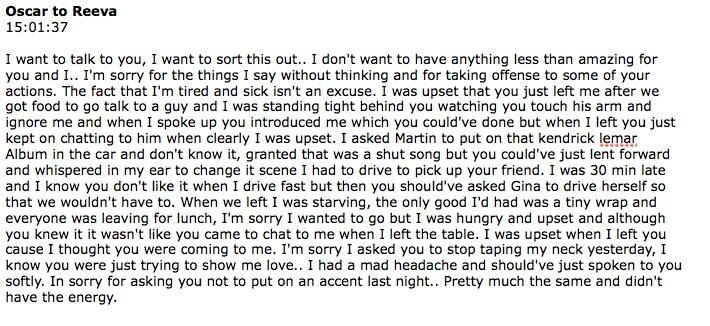
#> input picture lines detection/images collection/110.jpg, 710 x 326 px, found by its file name
$ python MSER.py
#> lines starting #> are read from the running program, lines starting #| are printed output that depends on the picture; after the words box and inside, x2 and y2 are one past the last pixel; in counts of white or black regions, pixels touching at a corner belong together

import cv2

def grouper(iterable, interval=2):
   print(interval)
   prev = None
   group = []
   for item in iterable:
       if not prev or abs(item[1] - prev[1]) <= interval:
           group.append(item)
       else:
           yield group
           group = [item]
       prev = item
   if group:
       yield group


img = cv2.imread('collection/110.jpg')
#> img is the input picture: shape (326, 710, 3); mean B, G, R 221.7, 222.2, 221.9
mser = cv2.MSER_create()


# img = cv2.resize(img, (img.shape[1]*2, img.shape[0]*2))
cv2.imshow('a', img)
cv2.waitKey(0)
gray = cv2.cvtColor(img, cv2.COLOR_BGR2GRAY)
ret, gray = cv2.threshold(gray, 127, 255, cv2.THRESH_BINARY_INV)
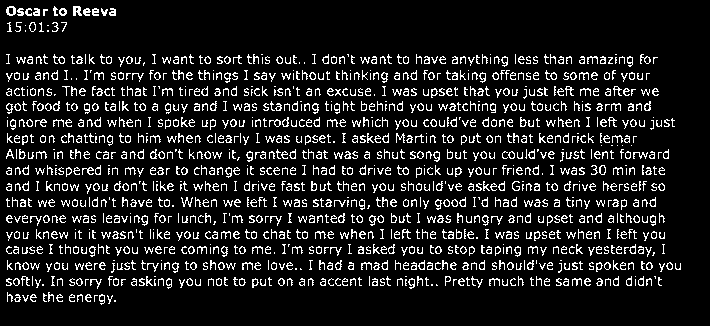
#> gray: shape (326, 710); 11.5% white in thin lines or dots, all inside (x1, y1, x2, y2) = (6, 6, 681, 305)
cv2.imshow('b', gray)
cv2.waitKey(0)
# [5 lines of commented-out code are left out]

coordinates, bboxes = mser.detectRegions(gray)
#> bboxes = [[73, 6, 9, 10], [6, 6, 10, 10]]
# coordinates holds the resulting list of points sets , bboxes holds the resulting bounding boxes
# for bbox in bboxes:
#    x, y, w, h = bbox
#    cv2.rectangle(img, (x, y), (x + w, y + h), (0, 255, 0), 2) # draw the rectangle borders
#
# cv2.imshow('c', img)
# cv2.waitKey(0)
##
###

bboxes_list = list()
heights = list()
for bbox in bboxes:
   x, y, w, h = bbox
   bboxes_list.append([x, y, x + w, y + h])  # Create list of bounding boxes, with each bbox containing the left-top and right-bottom coordinates
   heights.append(h)
#> this loop made 2 passes
#> after the loop, bboxes_list = [[73, 6, 82, 16], [6, 6, 16, 16]]; heights = [10, 10]
heights = sorted(heights)  # Sort heights
median_height = heights[len(heights) // 4] // 4# Find half of the median height
#> median_height = 2

###
###
cv2.imshow('d', img)
cv2.waitKey(0)

bboxes_list = sorted(bboxes_list, key=lambda k: k[1])  # Sort the bounding boxes based on y1 coordinate ( y of the left-top coordinate )
combined_bboxes = grouper(bboxes_list, median_height)  # Group the bounding boxes
for group in combined_bboxes:
   x_min = min(group, key=lambda k: k[0])[0]  # Find min of x1
   x_max = max(group, key=lambda k: k[2])[2]  # Find max of x2
   y_min = min(group, key=lambda k: k[1])[1]  # Find min of y1
   y_max = max(group, key=lambda k: k[3])[3]  # Find max of y2
   cv2.rectangle(img, (x_min, y_min), (x_max, y_max), (0, 0, 255), 2)

   roi = img[y_min:y_max,x_min:x_max]
   # cv2.imwrite("alo/"+str(y_min)+"-"+str(y_max)+".png", roi)
   cv2.imshow("ff",roi)
   cv2.waitKey(0)
#> this loop made 1 pass
#> (group, x_min, x_max, y_min, y_max) on pass 1: ([[73, 6, 82, 16], [6, 6, 16, 16]], 6, 82, 6, 16)
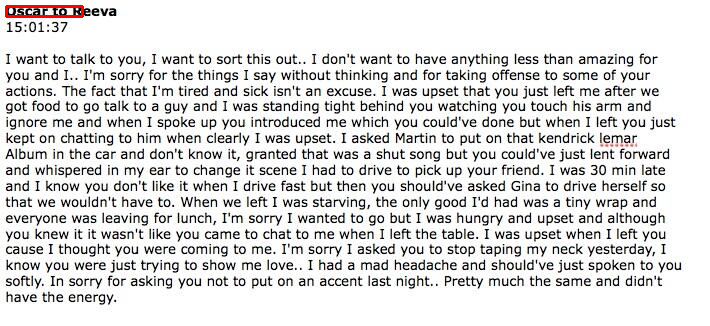
#> img: shape (326, 710, 3); 0.22% of pixels changed, all inside (x1, y1, x2, y2) = (5, 5, 84, 18)

cv2.imshow('f', img)
cv2.waitKey(0)

cv2.imwrite("lines.png", img)


# https://stackoverflow.com/questions/48615935/merging-regions-in-mser-for-identifying-text-lines-in-ocr

$ run again, with lines detection/images collection/01.jpg copied over lines detection/images collection/110.jpg
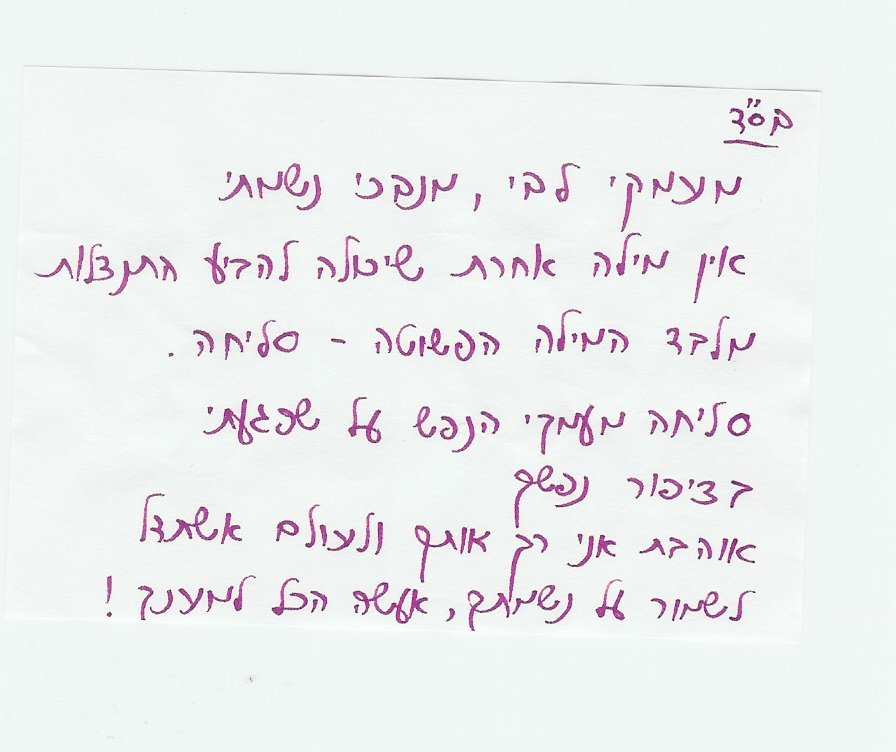
#> input picture lines detection/images collection/01.jpg, 896 x 752 px, found by its file name
#> img is the input picture: shape (752, 896, 3); mean B, G, R 239.7, 238.7, 237.6
#> `ret, gray = cv2.threshold(gray, 127, 255, cv2.THRESH_BINARY_INV)`:
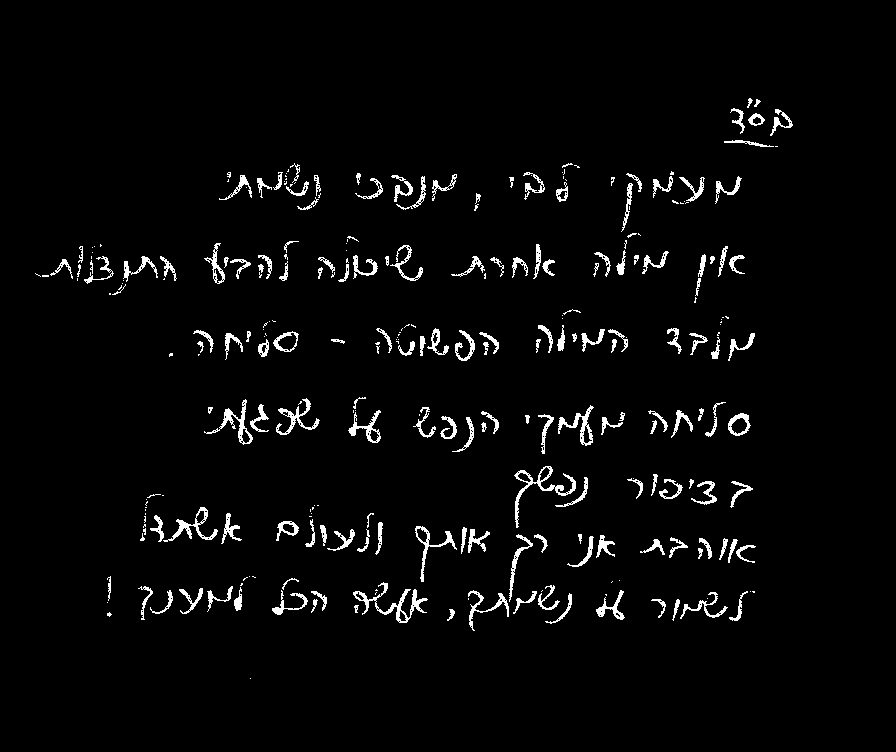
#> gray: shape (752, 896); 3.1% white; 287 white regions (118 under 20 px), largest, box (x1, y1, x2, y2) and area: (353, 582, 428, 623) 651, (514, 466, 576, 528) 585, (204, 399, 253, 445) 419
#> coordinates = 130 items; bboxes = 130 rows, first 6: [196, 511, 8, 12], [540, 467, 10, 14], [518, 473, 13, 9], [731, 418, 16, 16], [583, 426, 9, 17], [417, 528, 10, 14]
#> the loop `for bbox in bboxes:` made 130 passes
#> after the loop `for bbox in bboxes:`: bboxes_list = 130 items, first 6: [196, 511, 204, 523], [540, 467, 550, 481], [518, 473, 531, 482], [731, 418, 747, 434], [583, 426, 592, 443], [417, 528, 427, 542]; heights = 130 values, max 68 at index 69, min 7 at index 20, mean 23.62
#> `heights = sorted(heights)`: heights = 130 values from 7 to 68
#> median_height = 4
#> `bboxes_list = sorted(bboxes_list, key=lambda k: k[1])`: bboxes_list = 130 items, first 6: [731, 108, 745, 134], [770, 112, 793, 136], [748, 113, 765, 126], [724, 140, 774, 147], [274, 172, 283, 190], [236, 175, 252, 198]
#> the loop `for group in combined_bboxes:` made 16 passes
#> (x_min, x_max, y_min, y_max) on passes 1, 3, 4, 6, 8, 9, 11, 12: (731, 793, 108, 136), (236, 742, 172, 231), (57, 745, 244, 283), (193, 755, 325, 361), (250, 751, 404, 454), (242, 592, 426, 443), (518, 753, 473, 508), (150, 490, 507, 582)
#> after the loop `for group in combined_bboxes:`:
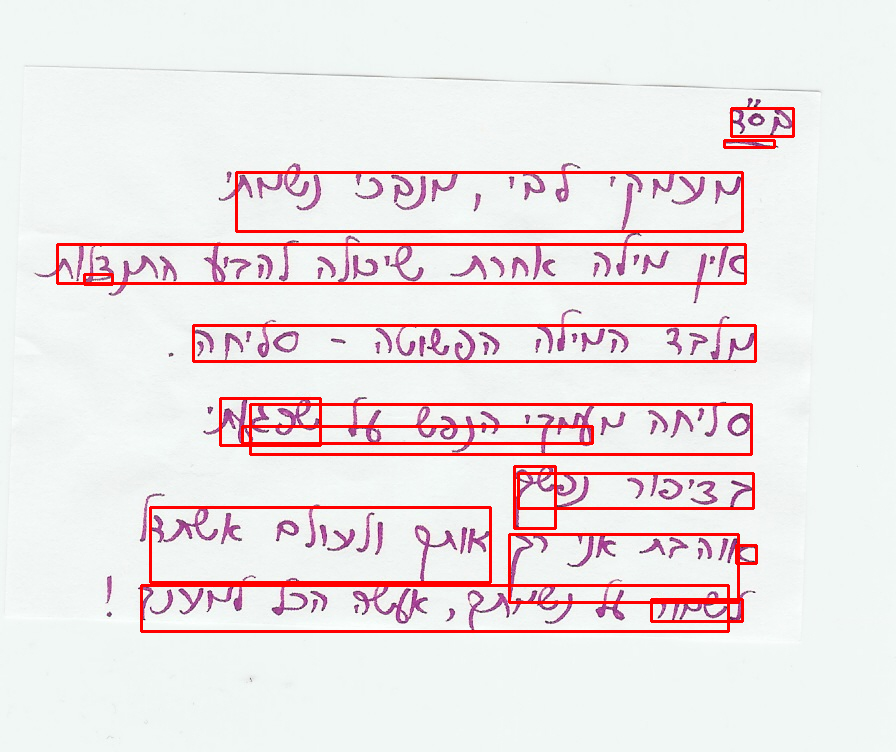
#> img: shape (752, 896, 3); 4.41% of pixels changed, all inside (x1, y1, x2, y2) = (56, 107, 795, 633)

$ run again, with lines detection/images collection/02.JPG copied over lines detection/images collection/110.jpg
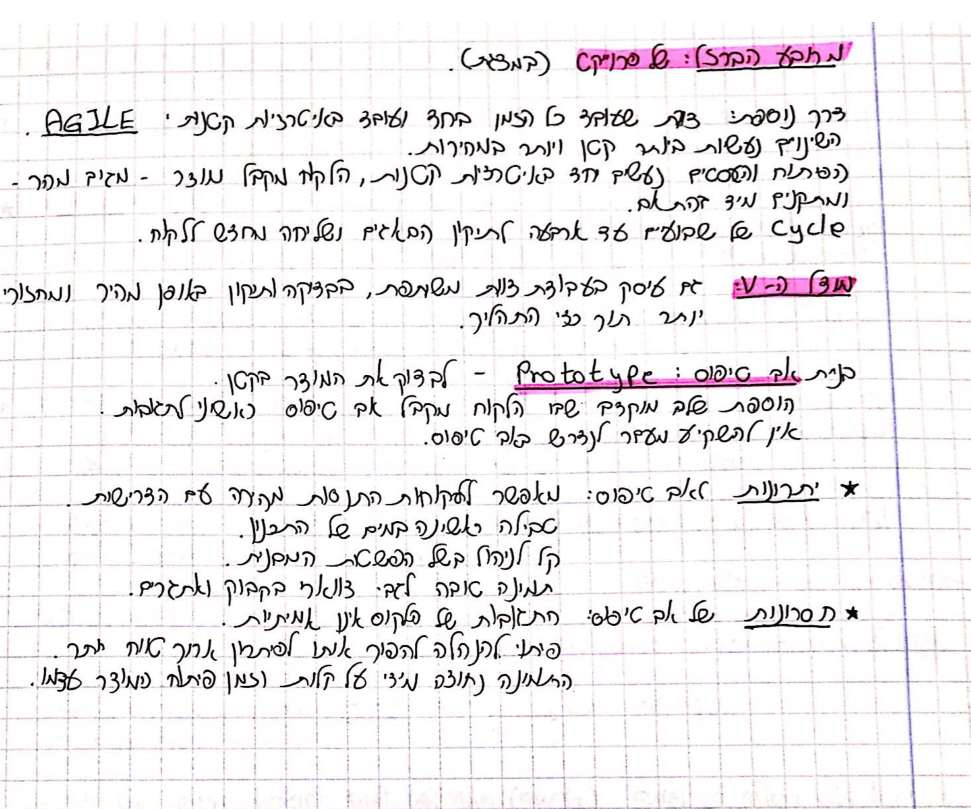
#> input picture lines detection/images collection/02.JPG, 1941 x 1617 px, found by its file name (shown at 1/2 size)
#> img is the input picture: shape (1617, 1941, 3); mean B, G, R 237.2, 235.7, 238.4
#> `ret, gray = cv2.threshold(gray, 127, 255, cv2.THRESH_BINARY_INV)`:
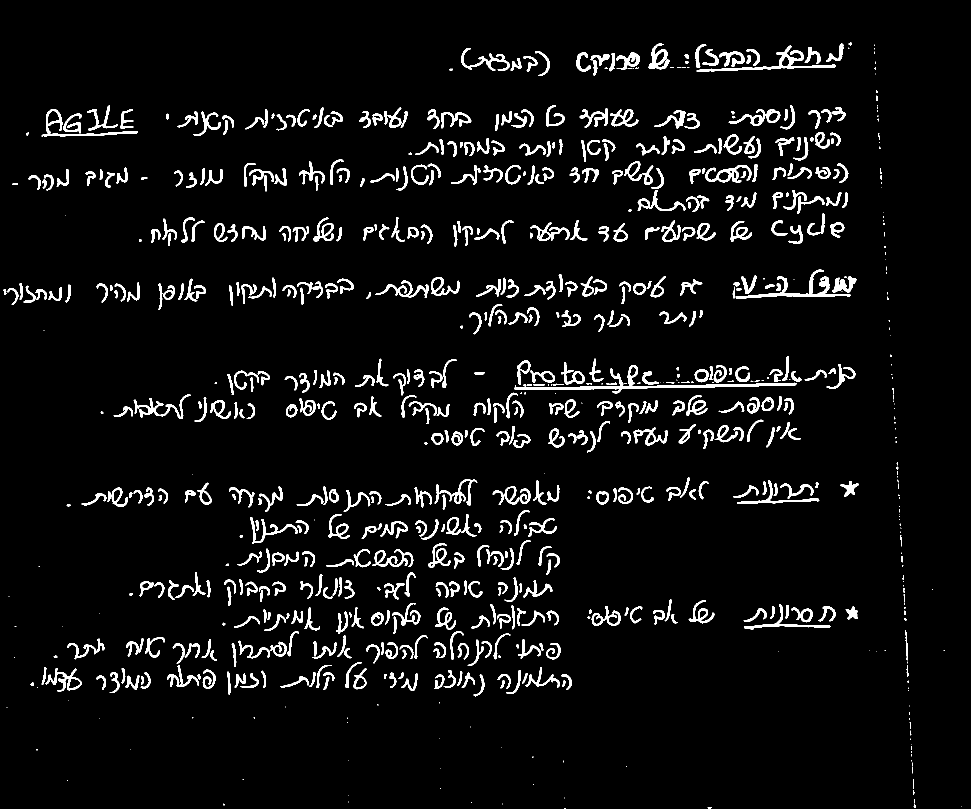
#> gray: shape (1617, 1941) (shown at 1/2 size); 5.3% white; 824 white regions (179 under 20 px), largest, box (x1, y1, x2, y2) and area: (1029, 730, 1594, 787) 3673, (1472, 539, 1702, 598) 2247, (1393, 91, 1671, 144) 2046
#> coordinates = 625 items; bboxes = 625 rows, first 6: [330, 584, 14, 12], [610, 804, 17, 25], [575, 813, 16, 18], [548, 1109, 17, 11], [1197, 987, 17, 18], [1667, 449, 17, 12]
#> the loop `for bbox in bboxes:` made 625 passes
#> after the loop `for bbox in bboxes:`: bboxes_list = 625 items, first 6: [330, 584, 344, 596], [610, 804, 627, 829], [575, 813, 591, 831], [548, 1109, 565, 1120], [1197, 987, 1214, 1005], [1667, 449, 1684, 461]; heights = 625 values, max 59 at index 201, min 5 at index 329, mean 30.92
#> `heights = sorted(heights)`: heights = 625 values from 5 to 59
#> median_height = 6
#> `bboxes_list = sorted(bboxes_list, key=lambda k: k[1])`: bboxes_list = 625 items, first 6: [1652, 87, 1687, 123], [1297, 87, 1340, 139], [1391, 89, 1413, 136], [1393, 91, 1671, 144], [1609, 94, 1641, 128], [922, 96, 1020, 142]
#> the loop `for group in combined_bboxes:` made 22 passes
#> (x_min, x_max, y_min, y_max) on passes 1, 2, 3, 4, 5, 7, 9, 10: (922, 1687, 87, 152), (83, 1691, 210, 273), (830, 1681, 264, 324), (57, 1697, 319, 383), (1275, 1696, 380, 428), (302, 1689, 434, 493), (15, 1713, 548, 620), (939, 1405, 608, 669)
#> after the loop `for group in combined_bboxes:`:
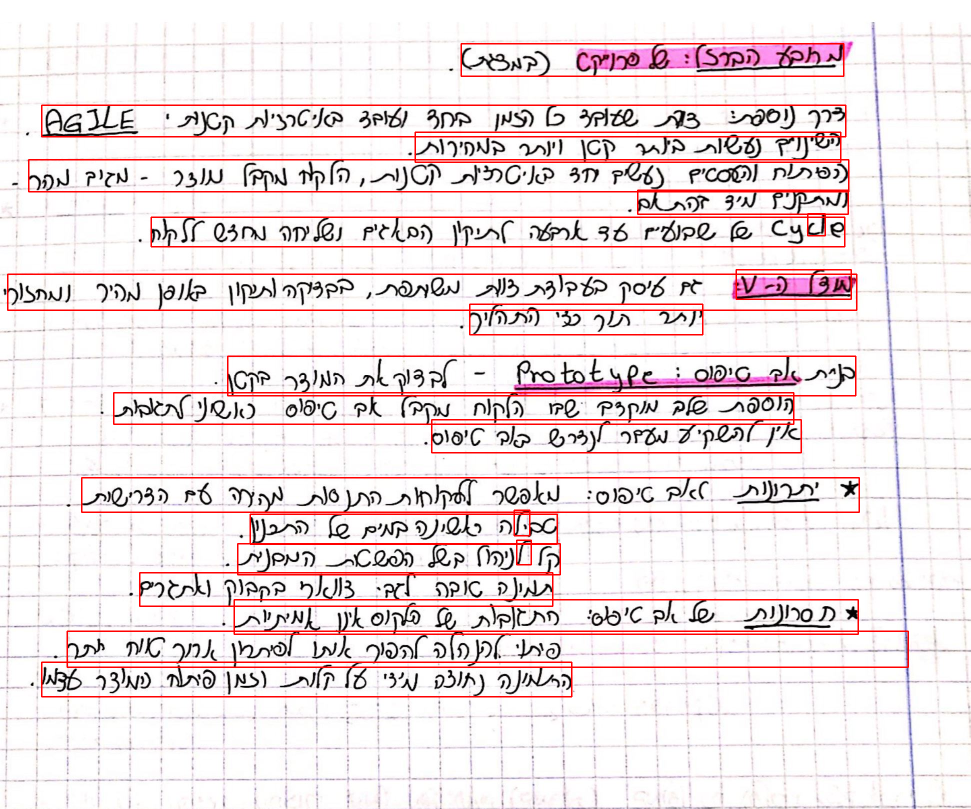
#> img: shape (1617, 1941, 3) (shown at 1/2 size); 4.06% of pixels changed, all inside (x1, y1, x2, y2) = (14, 86, 1818, 1395)

$ run again, with lines detection/images collection/03.JPG copied over lines detection/images collection/110.jpg
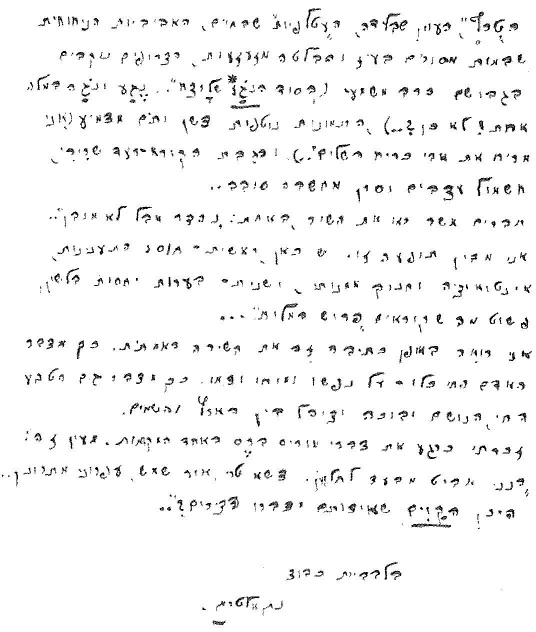
#> input picture lines detection/images collection/03.JPG, 1072 x 1264 px, found by its file name (shown at 1/2 size)
#> img is the input picture: shape (1264, 1072, 3); min 0, max 255, mean 245
#> `ret, gray = cv2.threshold(gray, 127, 255, cv2.THRESH_BINARY_INV)`:
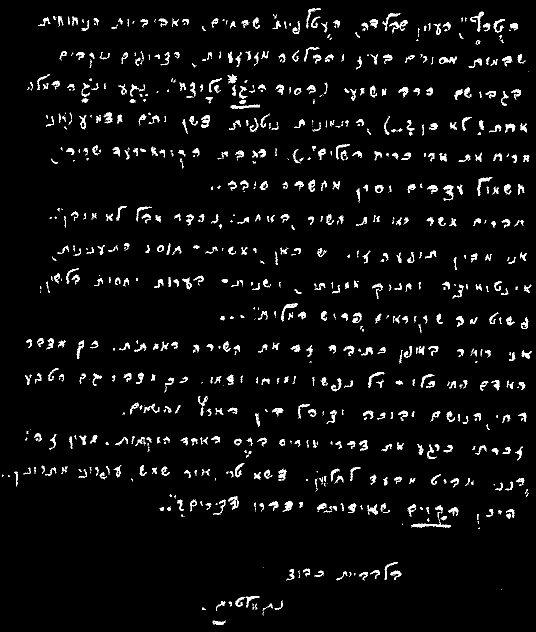
#> gray: shape (1264, 1072) (shown at 1/2 size); 3.7% white in thin lines or dots
#> coordinates = 348 items; bboxes = 348 rows, first 6: [754, 374, 9, 10], [822, 1048, 80, 7], [422, 429, 15, 18], [505, 301, 11, 13], [588, 496, 14, 11], [596, 816, 5, 20]
#> the loop `for bbox in bboxes:` made 348 passes
#> after the loop `for bbox in bboxes:`: bboxes_list = 348 items, first 6: [754, 374, 763, 384], [822, 1048, 902, 1055], [422, 429, 437, 447], [505, 301, 516, 314], [588, 496, 602, 507], [596, 816, 601, 836]; heights = 348 values, max 40 at index 89, min 6 at index 194, mean 17.03
#> `heights = sorted(heights)`: heights = 348 values from 6 to 40
#> median_height = 3
#> `bboxes_list = sorted(bboxes_list, key=lambda k: k[1])`: bboxes_list = 348 items, first 6: [612, 17, 642, 56], [940, 24, 968, 64], [765, 27, 801, 61], [116, 32, 126, 52], [622, 33, 641, 56], [144, 33, 156, 51]
#> the loop `for group in combined_bboxes:` made 53 passes
#> (group, x_min, x_max, y_min, y_max) on passes 1, 2, 4, 5, 7, 8, 9: ([[612, 17, 642, 56]], 612, 642, 17, 56), ([[940, 24, 968, 64], [765, 27, 801, 61]], 765, 968, 24, 64), ([[585, 55, 599, 68]], 585, 599, 55, 68), ([[608, 95, 639, 123]], 608, 639, 95, 123), ([[456, 149, 474, 167], [75, 149, 99, 180]], 75, 474, 149, 180), ([[418, 156, 443, 185]], 418, 443, 156, 185), ([[103, 161, 120, 170]], 103, 120, 161, 170)
#> after the loop `for group in combined_bboxes:`:
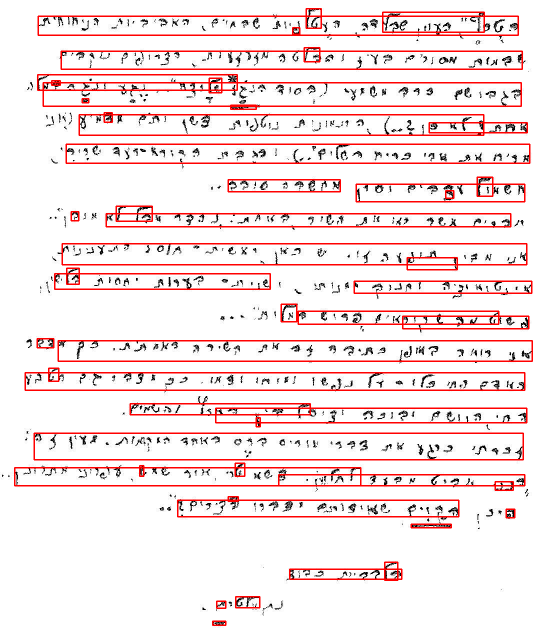
#> img: shape (1264, 1072, 3) (shown at 1/2 size); 7.54% of pixels changed, all inside (x1, y1, x2, y2) = (28, 16, 1066, 1252)
